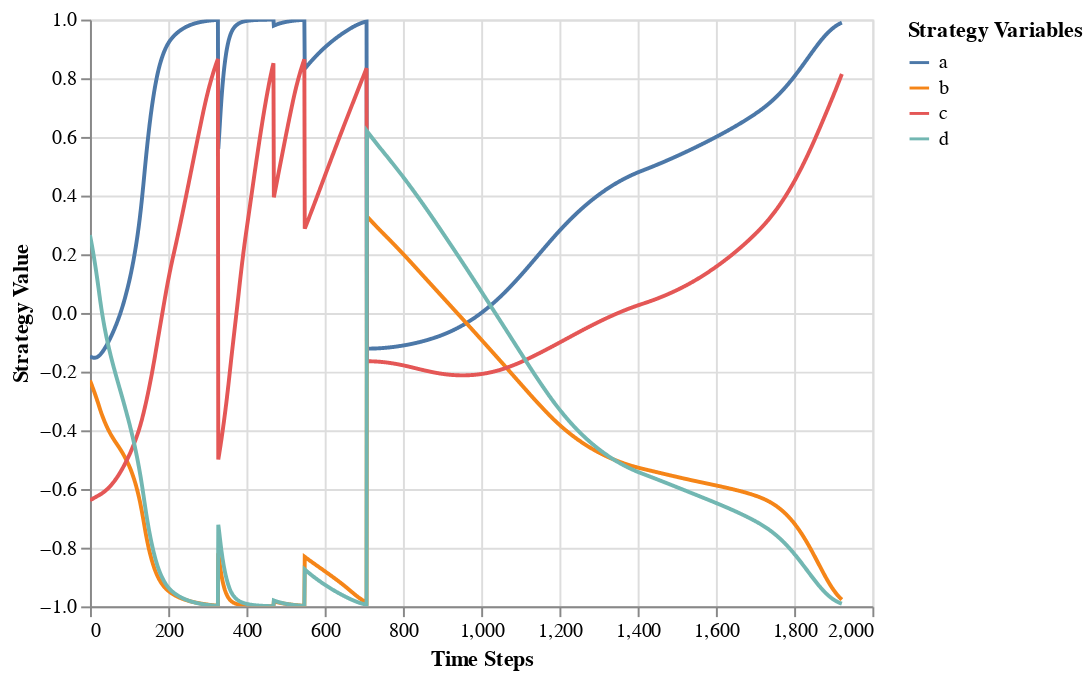

The notebook cell saved with this chart:
### Code cell
alt.data_transformers.disable_max_rows() #https://altair-viz.github.io/user_guide/faq.html

strategy_df_col_name_dict = {'index': 'Time Steps', 'variable':'Strategy Variables', 'value':'Strategy Value'}

strategy1_df = pd.melt((pd.DataFrame(action1_1epi, columns=['a','b', 'c', 'd'])*2-1).reset_index(), id_vars='index').rename(columns=strategy_df_col_name_dict)
strategy2_df = pd.melt((pd.DataFrame(action2_1epi, columns=['p','q', 'r', 's'])*2-1).reset_index(), id_vars='index').rename(columns=strategy_df_col_name_dict)

abcd = alt.Chart(strategy1_df).mark_line().encode(
  x=strategy_df_col_name_dict['index'],
  y=strategy_df_col_name_dict['value'],
  color=strategy_df_col_name_dict['variable']
).interactive(bind_y=False)
abcd

### Figure 1 — Vega-Lite specification as saved in the notebook (floating-point values rounded to 4 significant figures; data arrays with more than 128 entries replaced by an {"elided": "..."} marker saying what was removed)
{"config": {"view": {"continuousWidth": 400, "continuousHeight": 300}}, "data": {"name": "data-a5d88060be6c0acff6bc4c0e0c2e3637"}, "mark": "line", "encoding": {"color": {"type": "nominal", "field": "Strategy Variables"}, "x": {"type": "quantitative", "field": "Time Steps"}, "y": {"type": "quantitative", "field": "Strategy Value"}}, "selection": {"selector020": {"type": "interval", "bind": "scales", "encodings": ["x"]}}, "$schema": "https://vega.github.io/schema/vega-lite/v4.8.1.json", "datasets": {"data-a5d88060be6c0acff6bc4c0e0c2e3637": {"elided": "7692 records"}}}
